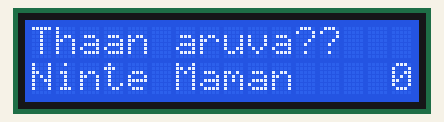
Recording of a sketch running on a simulated Arduino Uno, built with avr-gcc and run on an emulated ATmega328P. On the bench: 16×2 character LCD.

Above: at 0.1 s.
At 5.1 s:
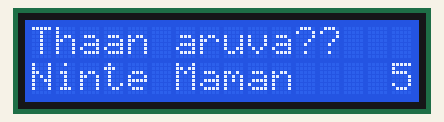
At 7.1 s:
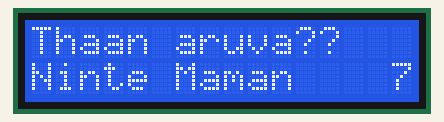
At 10.1 s:
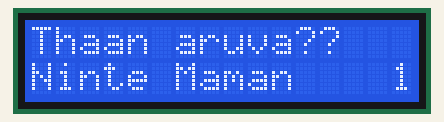
At 20.1 s:
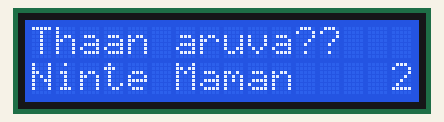
At 30.1 s:
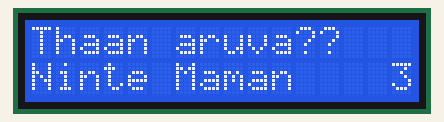

Measured:
- what the display in image 1 shows lasts 1.0 s, from 5.0 s to 6.0 s
- what the display in image 3 shows lasts 10.0 s, from 10.0 s to 20.0 s

The sketch:

lcd.ino
```cpp
// include the library code:
#include <LiquidCrystal.h>

// initialize the library by associating any needed LCD interface pin
// with the arduino pin number it is connected to
const int rs = 12, en = 11, d4 = 5, d5 = 4, d6 = 3, d7 = 2;
LiquidCrystal lcd(rs, en, d4, d5, d6, d7);

void setup() {
  // set up the LCD's number of columns and rows:
  lcd.begin(16, 2);
  // Print a message to the LCD.
  lcd.print("Thaan aruva??");
  lcd.setCursor(0,1);
  lcd.print("Ninte Maman ");

}

void loop() {
  // set the cursor to column 0, line 1
  // (note: line 1 is the second row, since counting begins with 0):
  lcd.setCursor(15, 1);
  // print the number of seconds since reset:
  lcd.print(millis() / 1000);
}
```
